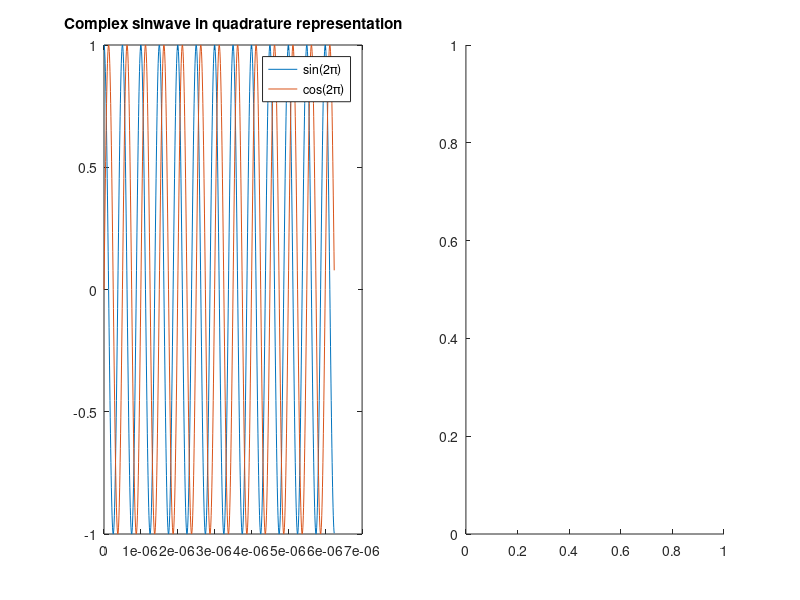
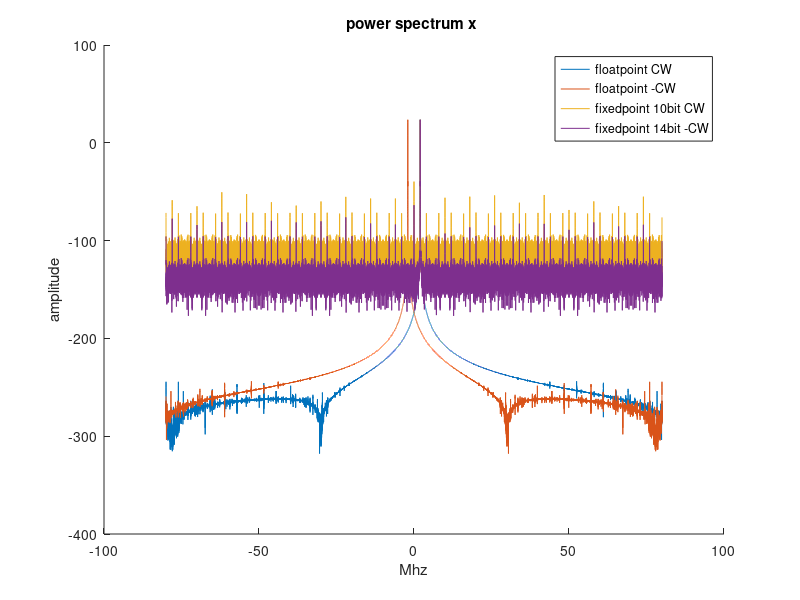
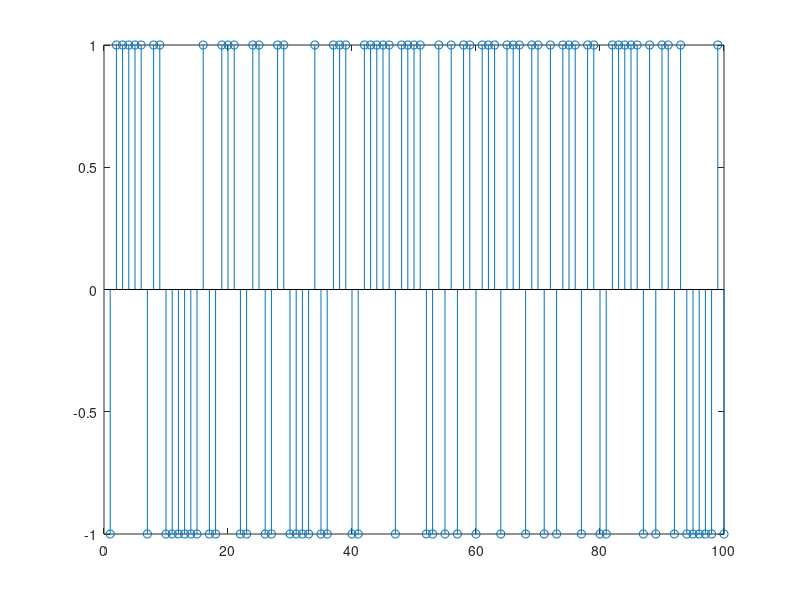
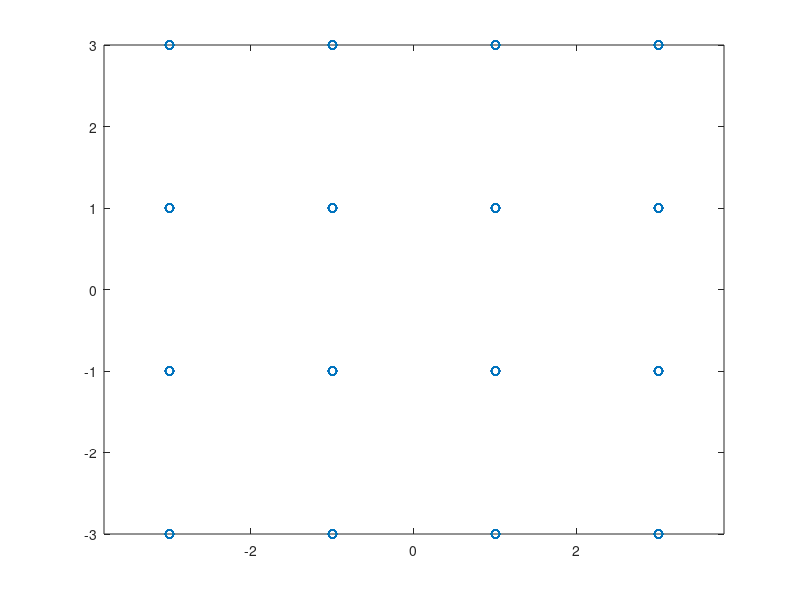

MATLAB code for these plots, in order:
close all;
clc; clear;
format longg;

Fs = 160e6; % system sample rate 160MHz
Fc = 2e6;   % central frequency (mixer frequency) 2MHz
R = 1e6;    % data rate 1Mbit/s (actually Msymbol/s)
OSR = 16;    % oversampling rate

phaseOffsetDegr=20;
phaseOffset=phaseOffsetDegr*pi/180;
fft_prec = 2^12;
samplesnum = 2^16; % simulation time in smples
bits_to_send = 2^12;
modulation_order = 2; % 0-BPSK, 1-QPSK, 2-QAM16, 3-QAM64, ..., QAM-2^(modulation_order*2) 
bits_per_symb = 2*modulation_order;
%symbols_to_send = ceil(bits_to_send / bits_per_symb);

% define simulation time vector
t=0:1/Fs:samplesnum/Fs;

sinw = sin(2*pi*Fc*t);
CW   = exp(2*pi*Fc*t*1j); % generating complex sinewave  by exponent 
CW   = cos(2*pi*Fc*t)+1j*sin(2*pi*Fc*t); % generating complex sinewave algebraic form

CW1  = exp(-2*pi*Fc*t*1j);

noise = .0001*rand(1,numel(CW));

%CW = CW - mean(CW);
%CW1 = CW1 - mean(CW1);

% first subplot: sin and cos
figure; 
subplot(1,2,1);
plot(t(1:1e3),[real(CW(1:1e3));imag(CW(1:1e3))]');
legend('sin(2\pi)','cos(2\pi)');
title('Complex sinwave in quadrature representation');

subplot(1,2,2); 
%plot3((t(1:1e3),CW(1:1e3),'.-b');
hold on;
%plot3((t(1:1e3),CW1(1:1e3),'.-r');
hold off;

% print('ScreenSizeFigure','-dpdf')

CW_10bit = floor(CW*2^10)/2^10;
CW1_14bit = floor(CW*2^14)/2^14;

figure; hold on;
pwelch(CW, abs(blackman(samplesnum)),.2,fft_prec,Fs/1e6,'db','centerdc','none'); xlabel('Mhz');
pwelch(CW1 , abs(blackman(samplesnum)),.2,fft_prec,Fs/1e6,'db','centerdc','none'); 
pwelch(CW_10bit, abs(blackman(samplesnum)),.2,2^10,Fs/1e6,'db','centerdc','none'); 
pwelch(CW1_14bit , abs(blackman(samplesnum)),.2,2^10,Fs/1e6,'db','centerdc','none'); 
legend('floatpoint CW','floatpoint -CW','fixedpoint 10bit CW','fixedpoint 14bit -CW');
hold off;



% subplot(3,1,2);pwelch(abs(fft(CW1+CW)));


% Generate uniformly distributed random binary data to transmitt
d_tx = randi([0 1], 1, bits_to_send);
%figure; plot (d_tx(1:100));
figure; stem(2*d_tx(1:100)-1);


% map bits to symbol
if modulation_order==0
	symb1=d_tx;
  symb=d_tx;
else
	s=1;
	d_tx = [d_tx,zeros(1,2*modulation_order-mod(numel(d_tx),2*modulation_order))]; % tail zeros
	
	d_tx1 = reshape(d_tx,bits_per_symb/2,ceil(numel(d_tx)/bits_per_symb*2));
	symb1 = bin2dec(num2str(d_tx1(:,1:end).'));
for k=1:bits_per_symb:bits_to_send
%		 binary value of symbol is 
		num2str(d_tx(k:k+modulation_order-1));
		symb(s) = bin2dec (num2str(d_tx(k:k+modulation_order-1)));
		s=s+1;
end
end 

% grey coding
symb_gray = bitxor(symb1,floor(symb1/2)); % https://www.dsprelated.com/showthread/comp.dsp/96917-1.php

%tx_inphase   = zeros(1,ceil(numel(symb))/2);
%tx_quadrture = zeros(1,ceil(numel(symb))/2);

if modulation_order==0 % BPSK
    tx_inphase   = symb_gray*2-1;
	tx_quadrture = symb_gray*2-1;
else % QAM
    tx_inphase   = symb_gray(1:2:end)*2-2^(modulation_order)+1;
    tx_quadrture = symb_gray(2:2:end)*2-2^(modulation_order)+1;	% map even symbols t
end

signal = tx_inphase + 1j*tx_quadrture;
figure; plot (signal ,'o');
axis('equal')

signalPhaseOffset = signal*(cos(phaseOffset)+1j*sin(phaseOffset));
figure; plot (signalPhaseOffset ,'o');
axis('equal')


%% interpolating filter design
ORDER = 62;
norm_match_fir = fir1 (ORDER, 1/OSR);
norm_match_fir = norm_match_fir/max(norm_match_fir);

upsampled_signal = upsample(signal,OSR);


% simulate FIR filter using input vector
complx_signal = filter(norm_match_fir,1,upsampled_signal);

%% simulate FIR filter using sample-by-sample loop
states=zeros(1,numel(norm_match_fir)-1);
for k_iter=1:numel(upsampled_signal)
  [complx_signal2(k_iter) , states] = filter (norm_match_fir, 1, upsampled_signal(k_iter), states);
end

zero_hold_tx_inphase = repelems(signal,[1:numel(signal); OSR*ones(1,numel(signal))]);


%figure; pwelch(complx_signal , abs(blackman(fft_prec)),.2,fft_prec,Fs/1e6,'db','centerdc','none'); xlabel('Mhz');
figure; hold on; 
pwelch(resample(signal,OSR,1) , abs(blackman(fft_prec)),.2,fft_prec,Fs/1e6,'db','centerdc','none'); 
pwelch(upsample(resample(signal,4,1),OSR/4) , abs(blackman(fft_prec)),.2,fft_prec,Fs/1e6,'db','centerdc','none'); xlabel('Mhz'); 
xlabel('Mhz'); title('Compare resample vs upsample'); legend('resample', 'upsample');
hold off;

figure; plot(complx_signal); hold on;
plot(tx_inphase + 1j*tx_quadrture,'o'); hold off;

figure; plot(imag(complx_signal)); hold on; 
plot([zeros(ORDER /2,1);real(upsampled_signal)],'-o');
plot([zeros(1,ORDER /2) real(zero_hold_tx_inphase)],'.-');
legend ('resampled','upsampled','zero order hold upsampled');
title ('Resampling in time domain');
hold off

figure; hold on;
pwelch(resample(signal,OSR,1), abs(blackman(fft_prec)),.2,fft_prec,Fs/1e6,'db','centerdc','none'); xlabel('Mhz');
pwelch(upsample(signal,OSR) , abs(blackman(fft_prec)),.2,fft_prec,Fs/1e6,'db','centerdc','none');
pwelch(zero_hold_tx_inphase , abs(blackman(fft_prec)),.2,fft_prec,Fs/1e6,'db','centerdc','none');
legend ('resampled','upsampled','zero order hold upsampled');
title ('Resampling in frequency domain');
hold off

eyediagram(complx_signal(floor(ORDER/2):end),OSR,[],OSR-mod(ORDER,OSR/2)-1);


%% Quadrature modulation (frequency shift)
Fc = 50e6; 
x = resample(signal,OSR,1).';
samplenum = numel(x);
t=(0:samplenum-1)/Fs;
figure; hold on;
pwelch(x, abs(blackman(fft_prec)),.2,fft_prec,Fs/1e6,'db','centerdc','none'); 
pwelch(exp(2j*pi*Fc*t).*x, abs(blackman(fft_prec)),.2,fft_prec,Fs/1e6,'db','centerdc','none'); 
pwelch(real(exp(2j*pi*Fc*t).*x), abs(blackman(fft_prec)),.2,fft_prec,Fs/1e6,'db','centerdc','none'); 
pwelch(imag(exp(2j*pi*Fc*t).*x), abs(blackman(fft_prec)),.2,fft_prec,Fs/1e6,'db','centerdc','none'); 
legend ('baseband signal','quadrature modulated signal', 'real part of quadrature modulated signal','imag part of quadrature modulated signal');
hold off;
figure; plot( [real(x); real(exp(2j*pi*Fc*t).*x)].' );
legend ('baseband signal','quadrature modulated signal');


% animation of phase shift 
figure; 
qam=qammod(0:2^(2*modulation_order)-1,2^(2*modulation_order));
for phsh = 0:1:45;
  clf; hold on; title(sprintf ('animation of phase shift QAM %d on %d deg',2^(2*modulation_order),phsh));
  plot(qam,'ob');
  plot(exp(2j*pi/360*phsh)*qam,'or'); 
  pause(.01);
end  
hold off;